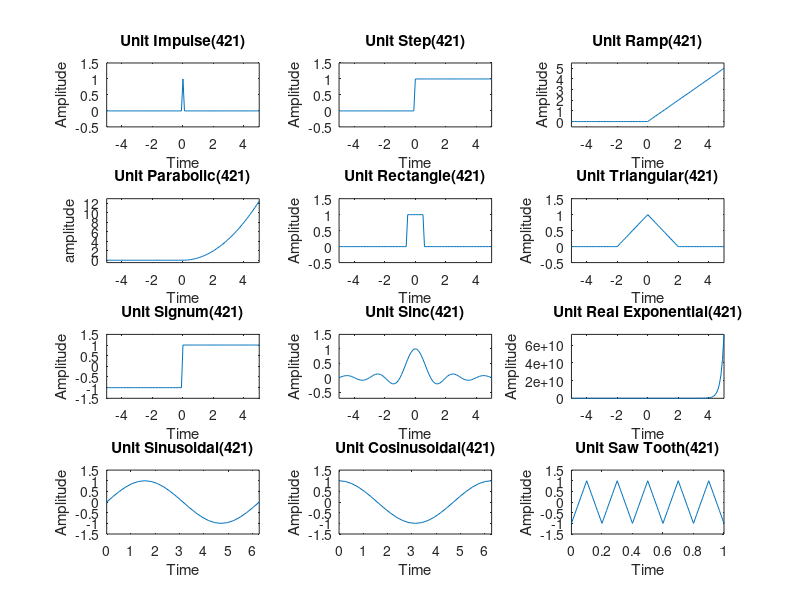

This figure's MATLAB source:
close all;
clear all;

%time range
t=-5:0.1:5;

%Unit Impulse Signal
impulse=1.*(t==0)+0.*(t~=0);
subplot(4,3,1);
plot(t,impulse)
xlabel("Time");
ylabel("Amplitude");
title("Unit Impulse(421)");
axis([min(t),max(t), min(impulse)-0.5,max(impulse)+0.5]);

%Unit Step Signal
step=1.*(t>=0)+0.*(t<0);
subplot(4,3,2);
plot(t,step)
xlabel("Time");
ylabel("Amplitude");
title("Unit Step(421)");
axis([min(t),max(t), min(step)-0.5,max(step)+0.5]);

%Unit Ramp Signal
ramp=t.*(t>=0)+0.*(t<0);
subplot(4,3,3);
plot(t,ramp)
xlabel("Time");
ylabel("Amplitude");
title("Unit Ramp(421)");
axis([min(t),max(t), min(ramp)-0.5,max(ramp)+0.5]);

%Unit Parabolic Signal
parabolic=t.^2/2.*(t>=0)+0.*(t<0);
subplot(4,3,4);
plot(t,parabolic)
xlabel("Time");
ylabel("amplitude");
title("Unit Parabolic(421)");
axis([min(t),max(t), min(parabolic)-0.5,max(parabolic)+0.5]);


%Unit Rectangular Signal
rectangle=1.*(abs(t)<=0.5)+0.*(abs(t)>0.5);
subplot(4,3,5);
plot(t,rectangle)
xlabel("Time");
ylabel("Amplitude");
title("Unit Rectangle(421)");
axis([min(t),max(t), min(rectangle)-0.5,max(rectangle)+0.5]);

%Unit Triangular Signal
triangular=(1-(abs(t)/2)).*(abs(t)<=2)+0.*(abs(t)>2);
subplot(4,3,6);
plot(t,triangular)
xlabel("Time");
ylabel("Amplitude");
title("Unit Triangular(421)");
axis([min(t),max(t), min(triangular)-0.5,max(triangular)+0.5]);

%Unit Signum Signal
signum=1.*(t>=0)-1.*(t<0);
subplot(4,3,7);
plot(t,signum)
xlabel("Time");
ylabel("Amplitude");
title("Unit Signum(421)");
axis([min(t),max(t), min(signum)-0.5,max(signum)+0.5]);

%Unit Sinc Signal
u_sinc=sinc(t);
subplot(4,3,8);
plot(t,u_sinc)
xlabel("Time");
ylabel("Amplitude");
title("Unit Sinc(421)");
axis([min(t),max(t), min(u_sinc)-0.5,max(u_sinc)+0.5]);


%Unit Real Exponential Signal
real_exponential=exp(5.*t).*(t>=0)+0.*(t<0);
subplot(4,3,9);
plot(t,real_exponential)
xlabel("Time");
ylabel("Amplitude");
title("Unit Real Exponential(421)");
axis([min(t),max(t), min(real_exponential)-0.5,max(real_exponential)+0.5]);

%time interval for sin and cos Signals
t1=0:pi/12:2*pi;

%Unit Sin Signal
u_sin=sin(t1);
subplot(4,3,10);
plot(t1,u_sin)
xlabel("Time");
ylabel("Amplitude");
title("Unit Sinusoidal(421)");
axis([min(t1),max(t1), min(u_sin)-0.5,max(u_sin)+0.5]);

%Unit Cosine Signal
u_cos=cos(t1);
subplot(4,3,11);
plot(t1,u_cos)
xlabel("Time");
ylabel("Amplitude");
title("Unit Cosinusoidal(421)");
axis([min(t1),max(t1), min(u_cos)-0.5,max(u_cos)+0.5]);

%time interval for saw tooth Signal
F=input('enter the frequency:');
T=1/F;
t=0:5*T/100:5*T;

%Umit Sawtooth Signal
u_saw_tooth=sawtooth(2*pi*F*t,1/2);
subplot(4,3,12);
plot(t,u_saw_tooth)
xlabel("Time");
ylabel("Amplitude");
title("Unit Saw Tooth(421)");
axis([min(t),max(t), min(u_saw_tooth)-0.5,max(u_saw_tooth)+0.5]);

